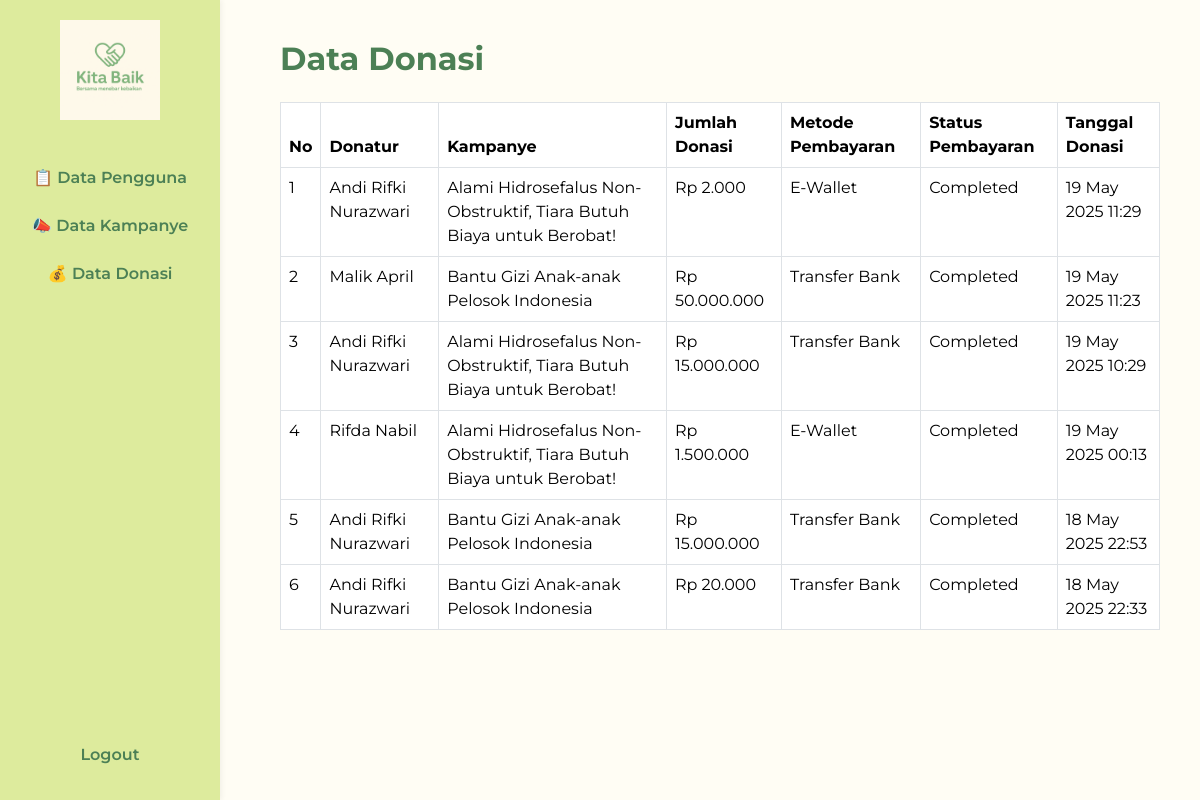
Page /data_donasi.php (signed in) on the committed database.
### tables this page shows
CREATE TABLE `donation` (
  `donation_id` int NOT NULL,
  `user_id` int DEFAULT NULL,
  `campaign_id` int DEFAULT NULL,
  `amount` decimal(12,2) DEFAULT NULL,
  `payment_method` varchar(50) DEFAULT NULL,
  `payment_status` enum('pending','completed','failed') DEFAULT 'pending',
  `created_at` datetime DEFAULT CURRENT_TIMESTAMP,
  `message` text,
  `is_anonymous` tinyint(1) DEFAULT '0'
);

CREATE TABLE `users` (
  `user_id` int NOT NULL,
  `fullname` varchar(64) NOT NULL,
  `email` varchar(255) NOT NULL,
  `birthdate` date NOT NULL,
  `password` varchar(255) NOT NULL,
  `is_admin` tinyint(1) DEFAULT '0',
  `role` enum('user','admin') DEFAULT 'user',
  `created_at` timestamp NULL DEFAULT CURRENT_TIMESTAMP
);

CREATE TABLE `campaign` (
  `campaign_id` int NOT NULL,
  `user_id` int DEFAULT NULL,
  `title` varchar(255) DEFAULT NULL,
  `description` text,
  `target_amount` decimal(12,2) DEFAULT NULL,
  `current_amount` decimal(12,2) DEFAULT '0.00',
  `deadline` date DEFAULT NULL,
  `status` varchar(20) DEFAULT NULL,
  `image_path` varchar(255) DEFAULT NULL,
  `category` varchar(255) NOT NULL,
  `image` varchar(255) NOT NULL
);

### data_donasi.php (the view, shortened to what this page needs)
<?php
include '../config/connection.php';
$query = "SELECT d.donation_id, u.fullname AS donor_name, c.title AS campaign_title, d.amount, d.payment_method, d.payment_status, d.created_at
          FROM donation d
          JOIN users u ON d.user_id = u.user_id
          JOIN campaign c ON d.campaign_id = c.campaign_id
          ORDER BY d.created_at DESC";
$result = mysqli_query($connect, $query);
?>
<!DOCTYPE html>
<html lang="id">
<head>
    <link href="https://cdn.jsdelivr.net/npm/bootstrap@5.3.5/dist/css/bootstrap.min.css" rel="stylesheet">
    <link rel="stylesheet" href="../assets/stylee.css">
</head>
<body>
    <div class="sidebar text-center">
        <div class="mb-4">
            <img src="../assets/KitaBaik.jpg" alt="KitaBaik Logo" width="100" style="margin-bottom: 10px;">
        </div>
        <div style="position: absolute; bottom: 20px; width: 100%; text-align: center;">
            <a href="logout_admin.php" class="btn btn-admin">Logout</a>
        </div>
        <a href="data_users.php">📋 Data Pengguna</a>
        <a href="data_campaign.php">📣 Data Kampanye</a>
        <a href="data_donasi.php">💰 Data Donasi</a>
    </div>
    <div class="content">
        <h2 class="mb-4">Data Donasi</h2>
        <table class="table table-bordered admin-table">
            <thead>
                <tr>
                    <th>No</th>
                    <th>Donatur</th>
                    <th>Kampanye</th>
                    <th>Jumlah Donasi</th>
                    <th>Metode Pembayaran</th>
                    <th>Status Pembayaran</th>
                    <th>Tanggal Donasi</th>
                </tr>
            </thead>
            <tbody>
                <?php $no = 1; while ($row = mysqli_fetch_assoc($result)) : ?>
                    <tr>
                        <td><?= $no++ ?></td>
                        <td><?= htmlspecialchars($row['donor_name']) ?></td>
                        <td><?= htmlspecialchars($row['campaign_title']) ?></td>
                        <td>Rp <?= number_format($row['amount'], 0, ',', '.') ?></td>
                        <td><?= htmlspecialchars($row['payment_method']) ?></td>
                        <td><?= ucfirst($row['payment_status']) ?></td>
                        <td><?= date('d M Y H:i', strtotime($row['created_at'])) ?></td>
                    </tr>
                <?php endwhile; ?>
            </tbody>
        </table>
    </div>
</body>
</html>

### stylee.css (style rules this page uses)
body { font-family: 'Montserrat', sans-serif; background-color: #FFFDF4; }
.sidebar { height: 100vh; background-color: #DDEB9D; padding-top: 20px; position: fixed; width: 220px; box-shadow: 2px 0 5px rgba(0,0,0,0.05); }
.sidebar a { color: #4C8055; display: block; padding: 12px 20px; font-weight: 600; text-decoration: none; }
.content { margin-left: 240px; padding: 40px; }
h2 { color: #4C8055; font-weight: 700; }

### rows in the picture
donation: user.fullname "Andi Rifki Nurazwari", campaign.title "Alami Hidrosefalus Non-Obstruktif, Tiara Butuh Biaya untuk Berobat!", amount "2.000", payment_method "E-Wallet", payment_status "Completed", created_at "19 May 2025 11:29"
donation: user.fullname "Malik April", campaign.title "Bantu Gizi Anak-anak Pelosok Indonesia", amount "50.000.000", payment_method "Transfer Bank", payment_status "Completed", created_at "19 May 2025 11:23"
donation: user.fullname "Andi Rifki Nurazwari", campaign.title "Alami Hidrosefalus Non-Obstruktif, Tiara Butuh Biaya untuk Berobat!", amount "15.000.000", payment_method "Transfer Bank", payment_status "Completed", created_at "19 May 2025 10:29"
donation: user.fullname "Rifda Nabil", campaign.title "Alami Hidrosefalus Non-Obstruktif, Tiara Butuh Biaya untuk Berobat!", amount "1.500.000", payment_method "E-Wallet", payment_status "Completed", created_at "19 May 2025 00:13"
donation: user.fullname "Andi Rifki Nurazwari", campaign.title "Bantu Gizi Anak-anak Pelosok Indonesia", amount "15.000.000", payment_method "Transfer Bank", payment_status "Completed", created_at "18 May 2025 22:53"
donation: user.fullname "Andi Rifki Nurazwari", campaign.title "Bantu Gizi Anak-anak Pelosok Indonesia", amount "20.000", payment_method "Transfer Bank", payment_status "Completed", created_at "18 May 2025 22:33"
